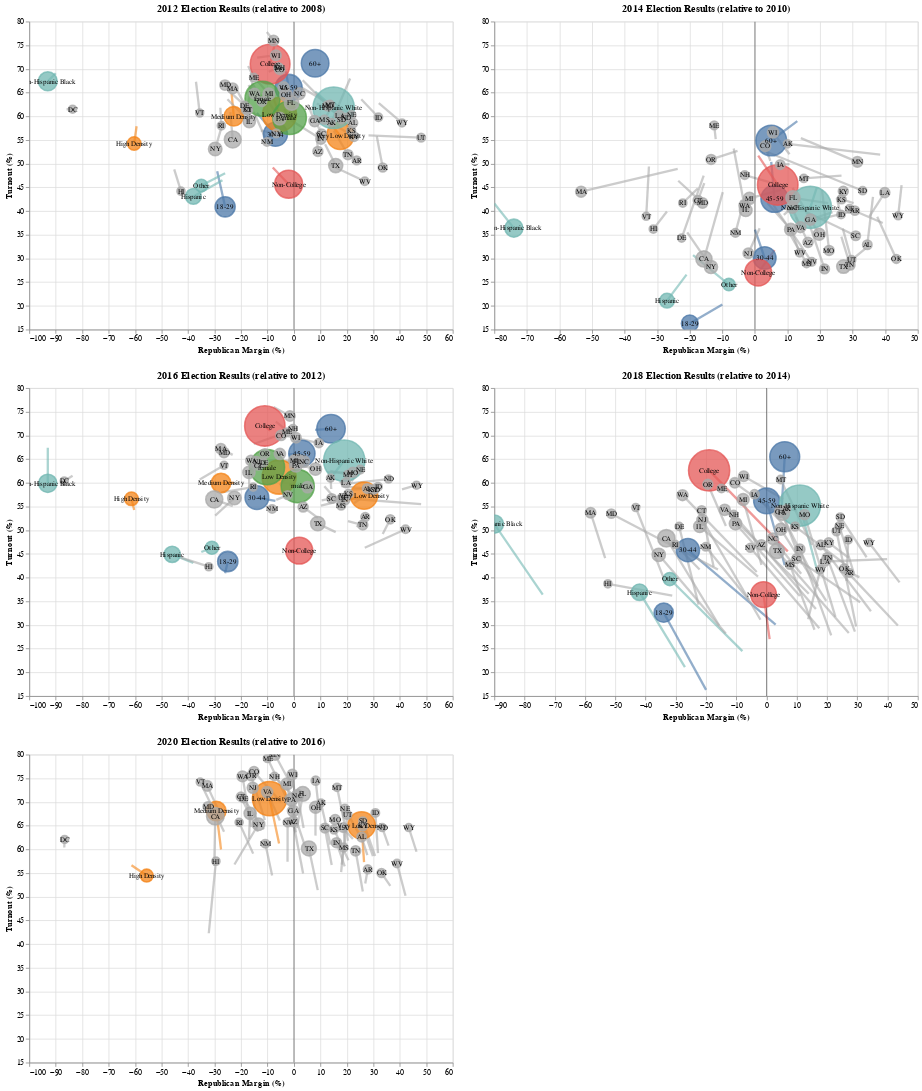

The cell this chart's notebook holds for it:
### Code cell
charts = []

for year in [2012, 2014, 2016, 2018, 2020]:
    charts.append(year_chart(final_df, year, width=550, height=400, sw=3))
    
#selection = alt.selection_multi(fields=['category'], bind='legend')

#alt.vconcat(*charts, background='#fff')
out = alt.vconcat(
    alt.hconcat(charts[0], charts[1]), 
    alt.hconcat(charts[2], charts[3]),
    charts[4],
    background='#fff'
)

#.add_selection(selection)
# Hm, with projections 2020 doesn't make a lot of sense.
# Especially the DC vote, although the high density vote makes some sense.
# I don't think my projection method is that great
out
